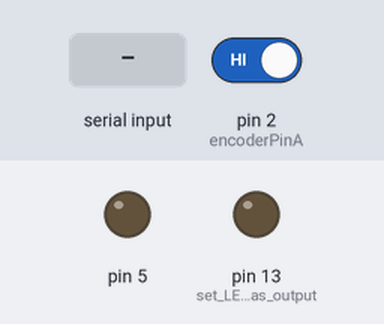
Simulated run of this sketch. Board: Arduino Uno, built with avr-gcc and run on an emulated ATmega328P. Shown: output pins drawn as LEDs (lit = HIGH). The inputs (shaded band) are chosen by the test bench; at power-on: pin 2 (encoderPinA) HIGH.

Above: at 1.2 s.
1.3 s: "1" received over Serial
At 2.3 s:
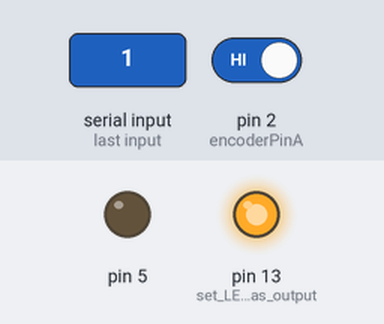
2.8 s: "0" received over Serial
At 3.6 s:
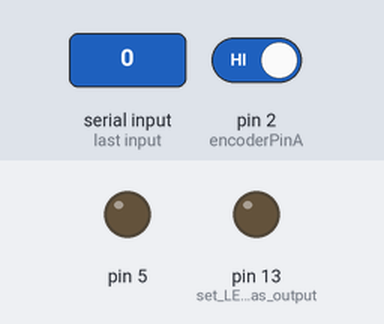
Timing chart, 0 to 5.8 s (numbered marks = the images above; inputs shaded):
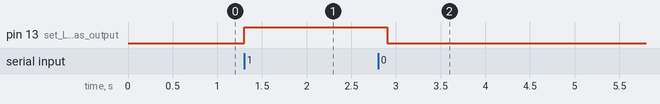

The sketch:

EncoderCode.ino
```cpp
// Pin definitions for the rotary encoder
const int encoderPinA = 2; // Encoder output A (to pin 2)
const int encoderPinB = 3; // Encoder output B (to pin 3)
volatile int impulseCount = 0;  // Variable to count the number of impulses
const int impulsesPerTurn = 600; // 600 impulses per complete turn
float turns = 0.0;  // Variable to track complete turns
double Turn2;
byte Turn3;
unsigned long previousMillis = 0; // Timer variable
const long interval = 100;       // Interval for 1 second (1000 milliseconds)

void countImpulse() {
  // Increment the impulse count each time a change is detected on either pin
  impulseCount++;}

void setup() {
  // Initialize the encoder pins as inputs
  pinMode(encoderPinA, INPUT_PULLUP);
  pinMode(encoderPinB, INPUT_PULLUP);
  pinMode(13, OUTPUT);      // set LED pin as output, used for notifying serial communication
  digitalWrite(13, LOW);    // switch off LED pin
  pinMode(5, OUTPUT);
  digitalWrite(5, LOW);
  // Attach interrupts to the encoder pins
  attachInterrupt(digitalPinToInterrupt(encoderPinA), countImpulse, RISING);

   // Initialize serial communication for debugging
  Serial.begin(115200);   //match jetson baud rate
  //Serial.begin(500000);   //match jetson baud rate
  }

void loop() {
  // Check if 1 second has passed
  unsigned long currentMillis = millis();
  if (currentMillis - previousMillis >= interval) {
    previousMillis = currentMillis;

    // Calculate the number of turns
    turns = (float)impulseCount / impulsesPerTurn;
    // Print the number of turns per second
    /*
    Serial.print("Turns per second: ");
    Serial.print(turns*10);
    Serial.print(" | in per second: ");
    Serial.print(turns*.75*3.14*10);
    Serial.print(" | ft per second: ");
    Serial.println(turns*.75*3.14/12*10);*/
    Turn2 = turns*.75*3.14/12*10;
    // Reset the impulse count for the next second
    impulseCount = 0;
    if (Serial.available())
    {
    char data_rcvd = Serial.read();   // read one byte from serial buffer and save to data_rcvd

    if (data_rcvd == '1') digitalWrite(13, HIGH); // switch LED On
    if (data_rcvd == '0') digitalWrite(13, LOW);  // switch LED Off
     }
     //Turn3 = ((byte) Turn2) << 4;
     if (Turn2 > 0.25){

      Serial.println((String) Turn2);
      delay(100);
      }
     delay(200);
   }
}


    /*Turn2 = turns * 100;
    if (Turn2 > 749){
      //digitalWrite(5,HIGH);
      digitalWrite(13,HIGH);

            }
    else{
      //digitalWrite(5,LOW);
      digitalWrite(13,LOW);

      }
    }

    if (Serial.available())
    {
    char data_rcvd = Serial.read();   // read one byte from serial buffer and save to data_rcvd

    if (data_rcvd == '1') digitalWrite(13, HIGH); // switch LED On
    if (data_rcvd == '0') digitalWrite(13, LOW);  // switch LED Off
     }
     if (Turn2 > 99){
      //digitalWrite(5,HIGH);
      //digitalWrite(13,HIGH);
      Serial.write('1');
      }
    else{
      //digitalWrite(5,LOW);
      //digitalWrite(13,LOW);
      Serial.write('0');

   }*/
   //delay(200);
```

Measured:
- after the input at 1.3 s, pin 13 (set_LED_pin_as_output): LOW → HIGH at once
- after the input at 2.8 s, pin 13 (set_LED_pin_as_output): HIGH → LOW after 0.10 s
